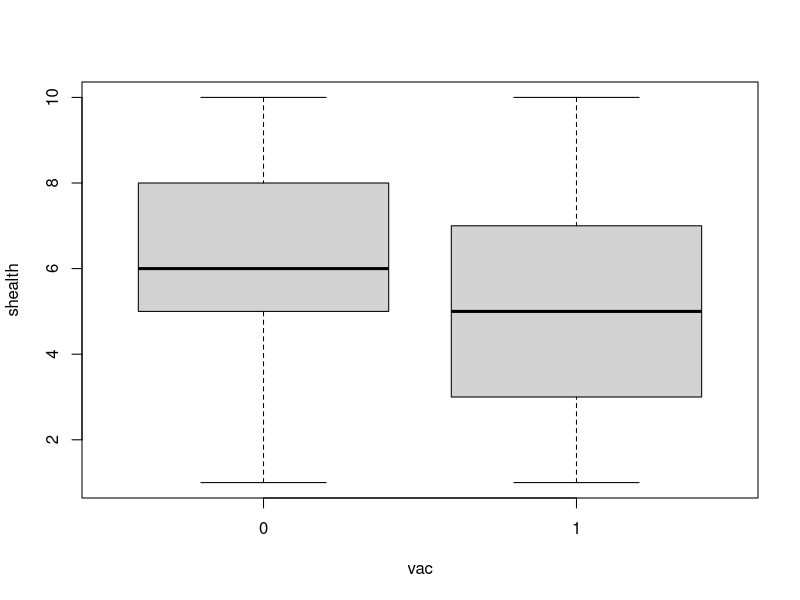
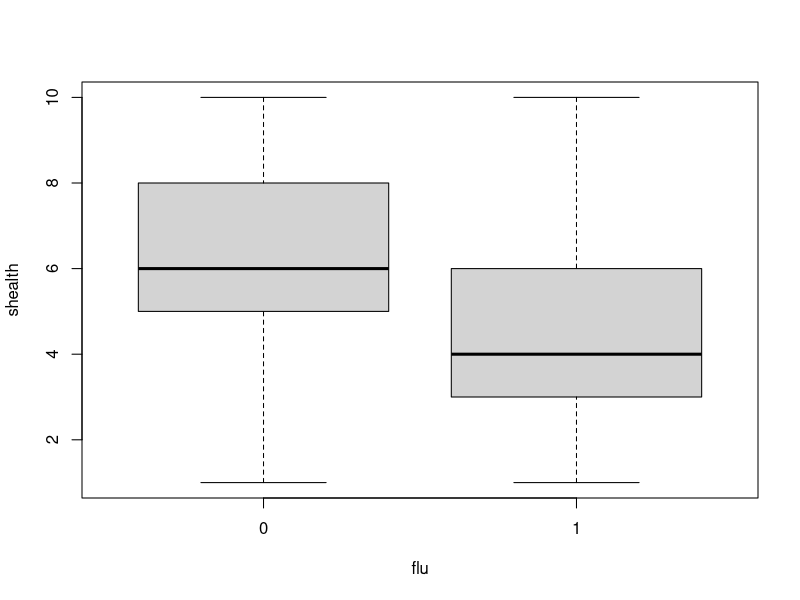
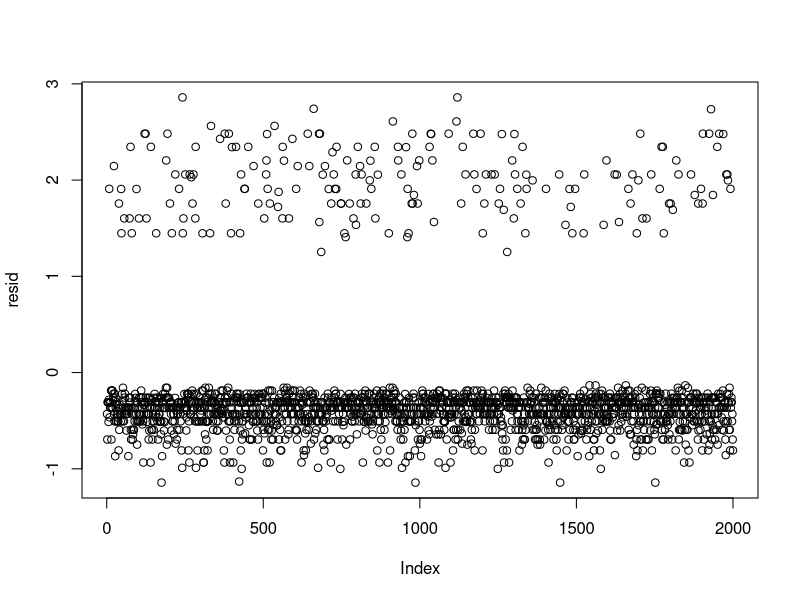
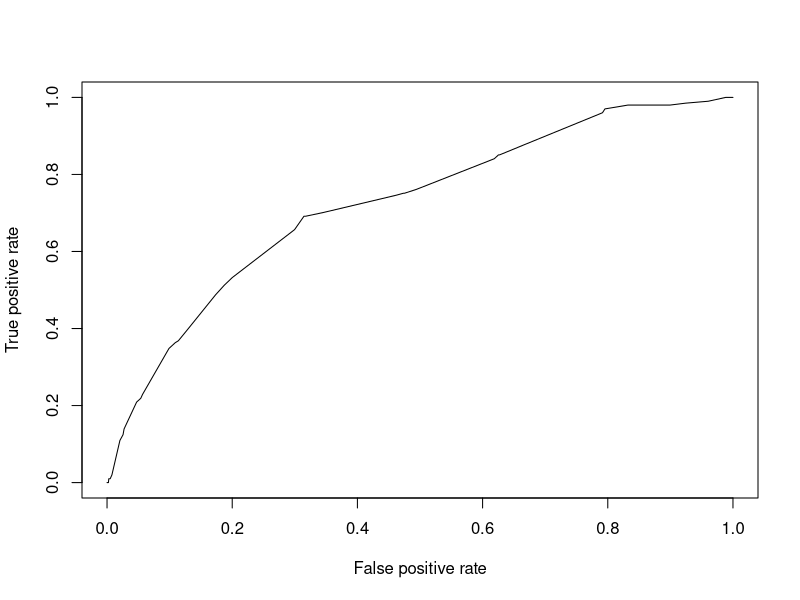

The R script that drew these images, in order:
# Tutorial 2
flu <- read.csv("../Data/fluvaccine.csv")

# Q1 descriptive analysis
summary(flu)

# cross-tabulation between vaccination and flu infection
table(flu$vac, flu$flu)
prop.table(table(flu$vac, flu$flu),1)

with(flu,boxplot(shealth~vac))
with(flu,boxplot(shealth~flu))

# Q2 fitting a regression to estimate crude vaccination effect
lr.fv <- glm(flu~vac, data=flu, family=binomial)

summary(lr.fv)

exp(coef(lr.fv)["vac"])
exp(confint(lr.fv)) # based on likelihood method
exp(confint.default(lr.fv)) # based on normality

# The crude vaccine effect is 32.6% (95% CI: 0-43.3%) protection

# Q3 confirming confounding for self-reported health
# standard rules
lr.vs <- glm(vac~shealth, data=flu, family=binomial)
lr.fs <- glm(flu~shealth, data=flu, family=binomial)

summary(lr.vs)
summary(lr.fs)

# change in estimate
lr.fv <- glm(flu~vac, data=flu, family=binomial)
lr.fvs <- glm(flu~vac+shealth, data=flu, family=binomial)

summary(lr.fv)
summary(lr.fvs)

(coef(lr.fvs)[2]-coef(lr.fv)[2])/coef(lr.fv)[2]

# automatic variable selection
require(MASS)
stepAIC(lr.fvs)

# all 3 methods will select shealth as a confounder

# Q4 Stratification by shealth
flu$shealth.cat <- cut(flu$shealth, c(0,5,7,10), label=1:3, right=T, include.lowest=T)

lr.fv.strat <- list()
for (i in 1:3) {
lr.fv.strat[[i]] <- glm(flu~vac, data=flu, family=binomial, subset=(shealth.cat==i))
print(summary(lr.fv.strat[[i]]))
}

# approximate pooled estimate
(coef(lr.fv.strat[[1]])[2]+coef(lr.fv.strat[[2]])[2]+coef(lr.fv.strat[[3]])[2])/3

# Q5 Assessing potential confouder - suppose age is a suspected confounder
# standard rules
lr.va <- glm(vac~age, data=flu, family=binomial)
lr.fa <- glm(flu~age, data=flu, family=binomial)

summary(lr.va)
summary(lr.fa)

# there was no significant association between age and vaccination

# change in estimate
lr.fvsa <- glm(flu~vac+shealth+age, data=flu, family=binomial)

summary(lr.fvs)
summary(lr.fvsa)

(coef(lr.fvsa)[2]-coef(lr.fvs)[2])/coef(lr.fvs)[2]

# there was < 10% change in the vaccine effect estimate

# automatic variable selection
require(MASS)
stepAIC(lr.fvsa)

# Based on AIC, age will be selected (age is also significant)
# but no obvious association between age and vaccination
# similar results for BMI, smoking and sex
# antibody titers lie in the causal pathway from vaccination to infection

# Q6 effect modification by smoking and age
lr.fvs.s <- glm(flu~vac+shealth+vac*smoking, data=flu, family=binomial)
summary(lr.fvs.s)

lr.fvs.a <- glm(flu~vac+shealth+vac*age, data=flu, family=binomial)
summary(lr.fvs.a)

# there is evidence of the interaction effect between vaccination and smoking
# indicating the effect modification of smoking
# there is no significant age-vaccine interaction

# Q7 vaccination effect for smoker and non-smoker.
# non-smoker
exp(lr.fvs.s$coef["vac"])
exp(confint.default(lr.fvs.s)["vac",])

# AOR = 0.36, 95% CI = 0.23-0.58

# smoker
exp(lr.fvs.s$coef["vac"]+lr.fvs.s$coef["vac:smoking"])
se.vac.smoker <- sqrt(vcov(lr.fvs.s)[2,2]+vcov(lr.fvs.s)[5,5]+2*vcov(lr.fvs.s)[2,5])
# or alternatively, using matrix
# se.vac.smoker <- sqrt(t(c(1,1)) %*% vcov(lr.fvs.s)[c(2,5), c(2,5)] %*% c(1,1))
exp(lr.fvs.s$coef["vac"]+lr.fvs.s$coef["vac:smoking"] + c(-1,1)*qnorm(0.975)*se.vac.smoker)

# AOR = 0.96, 95% CI = 0.42-2.22

# Q8 assess collinearity 
require(car)
vif(lr.fvs.a)

# vif for vac and vac:age is large
flu$age.ct <- scale(flu$age, scale=F)

lr.fvs.act <- glm(flu~vac+shealth+vac*age.ct, data=flu, family=binomial)
summary(lr.fvs.act)

# cannot reduce collinearity with binary variable by centering

vif(lr.fvs.s)
# no collinearity problem for model with vaccine x smoking interaction

# Q9 antibody titer as mediator
flu$logabT <- log(flu$abT, base=2)

# antibody titer associated with vaccination?
lr.abTv <- glm(logabT~vac, data=flu)
summary(lr.abTv)

# antibody titer associated with flu infection?
lr.fabT <- glm(flu~logabT, data=flu, family=binomial)
summary(lr.fabT)

# vaccine associated with flu infection?
summary(lr.fvs.s)

# vaccine effect attenuated?
lr.fvsabT.s <- glm(flu~vac+shealth+logabT+vac*smoking, data=flu, family=binomial)
summary(lr.fvsabT.s)

# The data suggests that antibody titer is a mediator

# Q10 stepAIC - stepwise selection
# start from the basic model, to 
step.model <- stepAIC(lr.fv,
    scope = list(upper = ~vac+shealth+bmi+vac*age+vac*smoking, lower = ~vac))

# Q11 residual plot
final.model <- lr.fvs.s

resid <- rstudent(final.model)
plot(resid)

# Residual plots for logistic regression, along with binary variables are not straightforward
# to interpret

# Q12 ROC curve [for reference only] 
require(ROCR)
fm.pred <- predict(final.model, type="response")

# ROC curve
pred <- prediction(fm.pred, flu$flu)
perf <- performance(pred,"tpr","fpr")
plot(perf)

# AUROC
performance(pred,"auc")@y.values[[1]]

# Q13 Summarize results
exp(final.model$coef)
exp(confint.default(final.model))

round(exp(cbind(final.model$coef,confint.default(final.model))),2)
